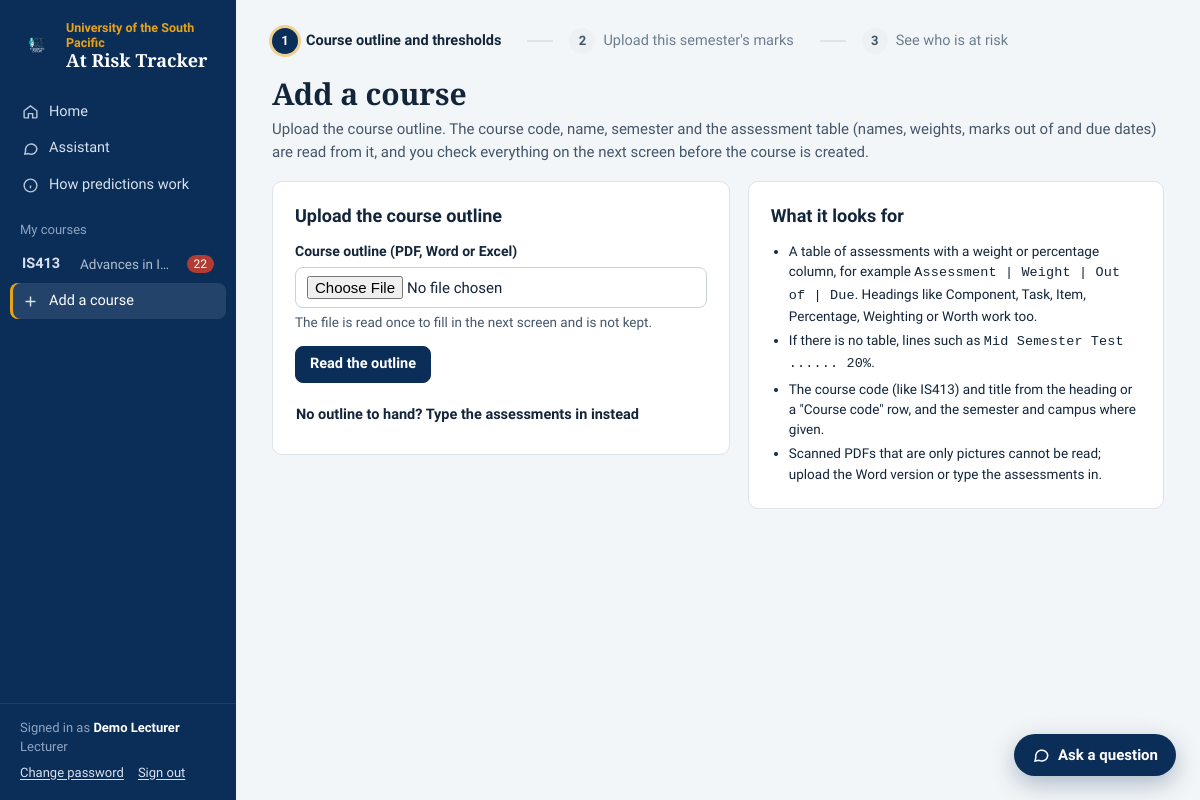
/courses/new (signed in), run on the app's committed database.
### tables this page shows
CREATE TABLE courses (
        id INTEGER PRIMARY KEY AUTOINCREMENT,
        code TEXT NOT NULL,
        name TEXT NOT NULL,
        semester TEXT,
        campus TEXT,
        risk_threshold REAL DEFAULT 0.40,
        borderline_threshold REAL DEFAULT 0.20,
        created_at TEXT
    , is_training INTEGER DEFAULT 0, outline_json TEXT);

CREATE TABLE users (
        id INTEGER PRIMARY KEY AUTOINCREMENT,
        username TEXT UNIQUE NOT NULL,
        full_name TEXT,
        password_hash TEXT NOT NULL,
        role TEXT NOT NULL DEFAULT 'lecturer'
    );

### app.py (the view, shortened to what this page needs)
@app.route("/courses/new", methods=["GET", "POST"])
@login_required
def course_new():
    lecturers = [u for u in db.list_users() if u["role"] == "lecturer"] if g.user["role"] == "admin" else []
    if request.method == "GET":
        return render_template("course_new.html", stage="upload", data=_blank_course(), lecturers=lecturers)

### analytics.py (called while the page is built, shortened)
def cached_summary(course_id):
    key = f"f{SUMMARY_FORMAT}|" + db.course_cache_key(course_id)
    hit = _summaries.get(course_id)
    if hit and hit[0] == key:
        return hit[1]

### app.py (called while the page is built)
def login_required(view):
    @wraps(view)
    def wrapper(*args, **kwargs):
        if not g.user:
            return redirect(url_for("login", next=request.path))
        return view(*args, **kwargs)
    return wrapper

@app.before_request
def load_user():
    g.user = db.get_user(session["user_id"]) if session.get("user_id") else None

@app.context_processor
def inject():
    user = g.get("user")
    courses = db.courses_for_user(user) if user else []
    counts = {}
    for c in courses:
        try:
            counts[c["id"]] = analytics.cached_summary(c["id"])["counts"]["At Risk"]
        except Exception:
            counts[c["id"]] = 0
    is_admin = bool(user and user["role"] == "admin")
    return {"all_courses": courses, "nav_counts": counts, "GRADES": config.GRADES, "TYPES": config.TYPES,
            "is_admin": is_admin, "hosted_notice": config.IS_VERCEL and is_admin}

def _blank_course():
    return {"code": "", "name": "", "semester": "", "campus": "", "assessments": [], "notes": [],
            "risk_threshold": 40, "borderline_threshold": 20, "filename": None}

### database.py (called while the page is built)
def conn():
    c = sqlite3.connect(DB_PATH, timeout=30)
    c.row_factory = sqlite3.Row
    c.execute("PRAGMA foreign_keys = ON")
    return c

def _rows(sql, args=()):
    c = conn()
    rows = c.execute(sql, args).fetchall()
    c.close()
    return [dict(r) for r in rows]

def _row(sql, args=()):
    rows = _rows(sql, args)
    return rows[0] if rows else None

def get_user(user_id):
    return _row("SELECT * FROM users WHERE id=?", (user_id,))

def courses_for_user(user):
    if user["role"] == "admin":
        return list_courses(training=False)
    return _rows("""SELECT c.* FROM courses c JOIN course_lecturers l ON l.course_id=c.id
                    WHERE l.user_id=? AND COALESCE(c.is_training, 0)=0 ORDER BY c.code, c.id""", (user["id"],))

def get_course(course_id):
    return _row("SELECT * FROM courses WHERE id=?", (course_id,))

def get_assessments(course_id):
    return _rows("SELECT * FROM assessments WHERE course_id=? ORDER BY sort_order, id", (course_id,))

def active_current_dataset(course_id):
    return _row("SELECT * FROM datasets WHERE course_id=? AND kind='current' AND is_active=1", (course_id,))

### templates/course_new.html (shortened to what this page needs)
{% extends "base.html" %}
{% block content %}
{% set step = 1 %}{% include "_steps.html" %}
{% if stage == 'upload' %}
<h1>Add a course</h1>
<p class="lede-note">Upload the course outline. The course code, name, semester and the assessment table (names, weights, marks out of and due dates) are read from it, and you check everything on the next screen before the course is created.</p>
<div class="split">
  <section class="card">
    <h2>Upload the course outline</h2>
    <form method="post" enctype="multipart/form-data">
      <div class="field"><label for="outline">Course outline (PDF, Word or Excel)</label>
        <input id="outline" type="file" name="outline" accept=".pdf,.docx,.xlsx,.xls,.csv" required style="width:100%">
        <div class="hint">The file is read once to fill in the next screen and is not kept.</div></div>
      <button class="btn btn-primary">Read the outline</button>
    </form>
    <form method="post" style="margin-top:14px">
      <button class="btn btn-ghost" style="padding-left:0">No outline to hand? Type the assessments in instead</button>
    </form>
  </section>
  <section class="card">
    <h2>What it looks for</h2>
    <ul class="reason-list small">
      <li>A table of assessments with a weight or percentage column, for example <span class="mono">Assessment | Weight | Out of | Due</span>. Headings like Component, Task, Item, Percentage, Weighting or Worth work too.</li>
      <li>If there is no table, lines such as <span class="mono">Mid Semester Test ...... 20%</span>.</li>
      <li>The course code (like IS413) and title from the heading or a "Course code" row, and the semester and campus where given.</li>
      <li>Scanned PDFs that are only pictures cannot be read; upload the Word version or type the assessments in.</li>
    </ul>
  </section>
</div>
{% endif %}
{% endblock %}

### templates/base.html (shortened to what this page needs)
<!DOCTYPE html>
<html lang="en">
<head>
<link rel="stylesheet" href="{{ url_for('static', filename='style.css') }}?v=3">
</head>
<body>
{% set ep = request.endpoint %}
<div class="shell">
  <aside class="sidebar" id="sidebar">
    <a class="brand" href="{{ url_for('overview') }}">
      <img src="{{ url_for('static', filename='logo.png') }}" alt="">
      <div><div class="usp">University of the South Pacific</div><div class="product">At Risk Tracker</div></div>
    </a>
    <nav class="nav" aria-label="Main">
      <a href="{{ url_for('overview') }}" class="{{ 'active' if ep == 'overview' }}">
        <svg viewBox="0 0 24 24" fill="none" stroke="currentColor" stroke-width="2"><path d="M3 11l9-7 9 7v9a1 1 0 0 1-1 1h-5v-6h-6v6H4a1 1 0 0 1-1-1z"/></svg>Home</a>
      <a href="{{ url_for('assistant_view') }}" class="{{ 'active' if ep == 'assistant_view' }}">
        <svg viewBox="0 0 24 24" fill="none" stroke="currentColor" stroke-width="2"><path d="M21 12a8 8 0 0 1-11.6 7.1L4 20l1.1-4.6A8 8 0 1 1 21 12z"/></svg>Assistant</a>
      <a href="{{ url_for('model_view') }}" class="{{ 'active' if ep == 'model_view' }}">
        <svg viewBox="0 0 24 24" fill="none" stroke="currentColor" stroke-width="2"><circle cx="12" cy="12" r="9"/><path d="M12 16v-4M12 8h.01"/></svg>How predictions work</a>
      <div class="nav-section">{{ 'Courses' if is_admin else 'My courses' }}</div>
      {% for c in all_courses %}
        {% set here = course is defined and course and course.id == c.id %}
        <a href="{{ url_for('course_dashboard', course_id=c.id) }}" class="{{ 'active' if here and ep in ('course_dashboard', 'student_view') }}" title="{{ c.name }}">
          <span class="code">{{ c.code }}</span><span style="opacity:.8;font-size:13.5px;white-space:nowrap;overflow:hidden;text-overflow:ellipsis">{{ c.name }}</span>
          {% if nav_counts.get(c.id) %}<span class="count" title="Students at risk">{{ nav_counts[c.id] }}</span>{% endif %}</a>
      {% else %}
        <div class="small" style="padding:6px 20px;opacity:.7">No courses yet.</div>
      {% endfor %}
      <a href="{{ url_for('course_new') }}" class="{{ 'active' if ep == 'course_new' }}">
        <svg viewBox="0 0 24 24" fill="none" stroke="currentColor" stroke-width="2"><path d="M12 5v14M5 12h14"/></svg>Add a course</a>
    </nav>
    <div class="sidebar-footer">
      Signed in as <b>{{ g.user.full_name or g.user.username }}</b><br>
      {{ 'Administrator' if is_admin else 'Lecturer' }}<br>
      <span class="row" style="gap:14px;margin-top:6px">{% if not is_admin %}<a href="{{ url_for('users') }}">Change password</a>{% endif %}<a href="{{ url_for('logout') }}">Sign out</a></span>
    </div>
  </aside>
  <div class="main">
    <main class="content" id="content">
      {% block content %}{% endblock %}
    </main>
  </div>
</div>
{% if ep != 'assistant_view' and all_courses %}
<button class="fab no-print" type="button" id="fab" aria-expanded="false" aria-controls="drawer">
  <svg viewBox="0 0 24 24" fill="none" stroke="currentColor" stroke-width="2"><path d="M21 12a8 8 0 0 1-11.6 7.1L4 20l1.1-4.6A8 8 0 1 1 21 12z"/></svg><span>Ask a question</span></button>
{% endif %}
</body>
</html>

### data on the page
courses: code "IS413", name "Advances in ICT", nav_counts "22"
users: user "Demo Lecturer"

### other printed values
{{ 'Courses' if is_admin else 'My courses' }} "My courses"
{{ 'Administrator' if is_admin else 'Lecturer' }} "Lecturer"
{{ '&#10003;'|safe if loop.index < step else loop.index }} "1" "2" "3"
{{ label }} "Course outline and thresholds" "Upload this semester's marks" "See who is at risk"
